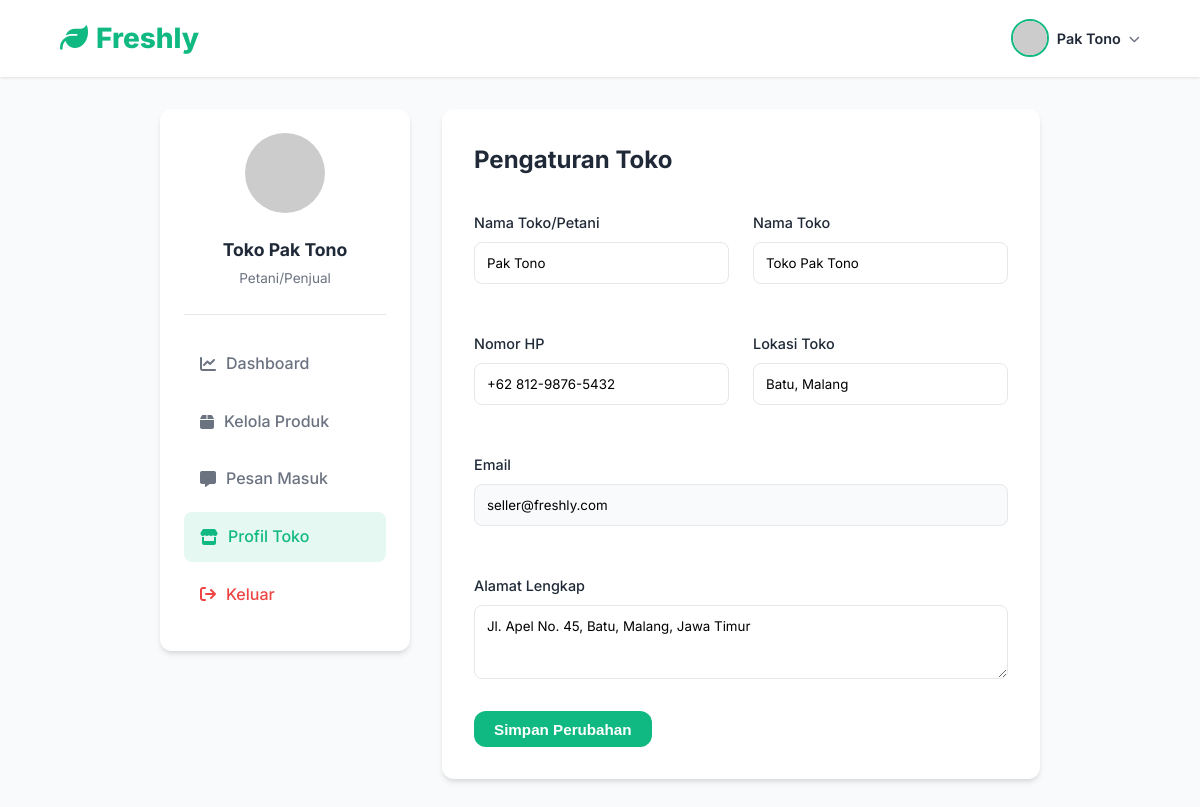
Screenshot of /seller/profile.php (signed in) with the database file from the repository.
### tables this page shows
CREATE TABLE IF NOT EXISTS users (
    id INT AUTO_INCREMENT PRIMARY KEY,
    name VARCHAR(100) NOT NULL,
    email VARCHAR(150) NOT NULL UNIQUE,
    password_hash VARCHAR(255) NOT NULL,
    phone VARCHAR(30) DEFAULT NULL,
    address TEXT DEFAULT NULL,
    role ENUM('buyer', 'seller', 'admin') NOT NULL DEFAULT 'buyer',
    seller_status ENUM('pending', 'approved', 'rejected') DEFAULT NULL,
    avatar_url VARCHAR(500) DEFAULT NULL,
    store_name VARCHAR(150) DEFAULT NULL,
    store_location VARCHAR(200) DEFAULT NULL,
    created_at DATETIME NOT NULL DEFAULT CURRENT_TIMESTAMP,
    updated_at DATETIME NOT NULL DEFAULT CURRENT_TIMESTAMP ON UPDATE CURRENT_TIMESTAMP
);

### includes/helpers.php (called while the page is built, shortened)
<?php
function isLoggedIn(): bool {
    return isset($_SESSION['user_id']);
}
function getCurrentUser(): ?array {
    static $user = null;
    if ($user === null) {
        $db = getDB();
        $stmt = $db->prepare("SELECT * FROM users WHERE id = ?");
        $stmt->execute([$_SESSION['user_id']]);
        $user = $stmt->fetch();
    }
    return $user;
}
function sanitize(string $input): string {
    return htmlspecialchars(trim($input), ENT_QUOTES, 'UTF-8');
}
function getAvatarUrl(?string $name): string {
    $name = $name ?? 'User';
    return 'https://ui-avatars.com/api/?name=' . urlencode($name) . '&background=10b981&color=fff';
}

### seller/profile.php (the view, shortened to what this page needs)
<?php
require_once __DIR__ . '/../includes/helpers.php';
$currentUser = getCurrentUser();
?>
<!DOCTYPE html>
<html lang="id">
<head>
    <link rel="stylesheet" href="https://cdnjs.cloudflare.com/ajax/libs/font-awesome/6.4.0/css/all.min.css">
    <link rel="stylesheet" href="../assets/css/style.css">
</head>
<body>
    <?php $navbarType = 'simple'; include __DIR__ . '/../includes/navbar.php'; ?>
    <div class="profile-container">
        <div class="profile-sidebar">
            <div style="text-align:center;padding-bottom:1.5rem;border-bottom:1px solid var(--border-color);">
                <img src="<?= getAvatarUrl($currentUser['name']) ?>" style="width:80px;border-radius:50%;margin-bottom:1rem;">
                <h3 style="font-size:1.1rem;"><?= sanitize($currentUser['store_name']??$currentUser['name']) ?></h3>
                <span style="font-size:0.85rem;color:var(--text-muted);">Petani/Penjual</span>
            </div>
            <ul class="sidebar-menu">
                <li><a href="dashboard.php"><i class="fa-solid fa-chart-line"></i> Dashboard</a></li>
                <li><a href="products.php"><i class="fa-solid fa-box"></i> Kelola Produk</a></li>
                <li><a href="chat.php"><i class="fa-solid fa-message"></i> Pesan Masuk</a></li>
                <li><a href="profile.php" class="active"><i class="fa-solid fa-store"></i> Profil Toko</a></li>
                <li><a href="<?= BASE_URL ?>/includes/logout.php" style="color:#ef4444;"><i class="fa-solid fa-arrow-right-from-bracket"></i> Keluar</a></li>
            </ul>
        </div>
        <div class="profile-content">
            <h2 style="margin-bottom:2rem;">Pengaturan Toko</h2>
            <form method="POST">
                <div style="display:grid;grid-template-columns:1fr 1fr;gap:1.5rem;">
                    <div class="form-group"><label>Nama Toko/Petani</label><input type="text" name="name" class="form-control" value="<?= sanitize($currentUser['name']) ?>"></div>
                    <div class="form-group"><label>Nama Toko</label><input type="text" name="store_name" class="form-control" value="<?= sanitize($currentUser['store_name']??'') ?>"></div>
                    <div class="form-group"><label>Nomor HP</label><input type="text" name="phone" class="form-control" value="<?= sanitize($currentUser['phone']??'') ?>"></div>
                    <div class="form-group"><label>Lokasi Toko</label><input type="text" name="store_location" class="form-control" value="<?= sanitize($currentUser['store_location']??'') ?>"></div>
                    <div class="form-group" style="grid-column:span 2;"><label>Email</label><input type="email" class="form-control" value="<?= sanitize($currentUser['email']) ?>" readonly style="background:var(--bg-color);"></div>
                    <div class="form-group" style="grid-column:span 2;"><label>Alamat Lengkap</label><textarea name="address" class="form-control" rows="3"><?= sanitize($currentUser['address']??'') ?></textarea></div>
                </div>
                <button type="submit" class="btn btn-primary">Simpan Perubahan</button>
            </form>
        </div>
    </div>
</body>
</html>

### includes/navbar.php (shortened to what this page needs)
<?php
$currentUser = getCurrentUser();
$isLogged = isLoggedIn();
?>
<nav class="navbar">
    <a href="<?= BASE_URL ?>/index.php" class="nav-brand">
        <i class="fa-solid fa-leaf"></i> Freshly
    </a>
    <div class="nav-actions">
        <?php if ($isLogged): ?>
            <div class="user-profile-dropdown" style="position:relative;">
                <div style="display:flex; align-items:center; gap:8px; cursor:pointer;" onclick="this.parentElement.querySelector('.dropdown-menu').classList.toggle('show')">
                    <img src="<?= getAvatarUrl($currentUser['name'] ?? 'User') ?>" style="width:38px; height:38px; border-radius:50%; border: 2px solid var(--primary-color);" alt="Profile">
                    <span style="font-weight:600; font-size:0.9rem; max-width:120px; overflow:hidden; text-overflow:ellipsis; white-space:nowrap;"><?= sanitize($currentUser['name'] ?? '') ?></span>
                    <i class="fa-solid fa-chevron-down" style="font-size:0.7rem; color:var(--text-muted);"></i>
                </div>
            </div>
        <?php else: ?>
            <button class="btn btn-outline" onclick="window.location.href='<?= BASE_URL ?>/login.php'">Masuk</button>
            <button class="btn btn-primary" onclick="window.location.href='<?= BASE_URL ?>/register.php'">Daftar</button>
        <?php endif; ?>
    </div>
</nav>

### assets/css/style.css (style rules this page uses)
:root { --primary-color: #10b981; --primary-dark: #059669; --secondary-color: #f59e0b; --bg-color: #f9fafb; --text-main: #1f2937; --text-muted: #6b7280; --white: #ffffff; --border-color: #e5e7eb; --radius: 12px; --shadow: 0 4px 6px -1px rgba(0, 0, 0, 0.1), 0 2px 4px -1px rgba(0, 0, 0, 0.06); --shadow-hover: 0 10px 15px -3px rgba(0, 0, 0, 0.1), 0 4px 6px -2px rgba(0, 0, 0, 0.05); --transition: all 0.3s ease; }
* { margin: 0; padding: 0; box-sizing: border-box; }
body { font-family: 'Inter', sans-serif; background-color: var(--bg-color); color: var(--text-main); line-height: 1.6; }
a { text-decoration: none; color: inherit; }
.navbar { position: sticky; top: 0; z-index: 100; background-color: rgba(255, 255, 255, 0.9); backdrop-filter: blur(10px); box-shadow: 0 1px 3px 0 rgba(0, 0, 0, 0.1); padding: 1rem 5%; display: flex; align-items: center; justify-content: space-between; gap: 2rem; }
.nav-brand { font-size: 1.75rem; font-weight: 800; color: var(--primary-color); display: flex; align-items: center; gap: 0.5rem; }
.nav-actions { display: flex; align-items: center; gap: 1.5rem; }
.btn { padding: 0.6rem 1.25rem; border-radius: var(--radius); font-weight: 600; font-size: 0.95rem; cursor: pointer; transition: var(--transition); border: none; }
.btn-primary { background-color: var(--primary-color); color: white; }

### seller/profile.php (style rules this page uses)
.profile-container { max-width:1000px; margin:2rem auto; padding:0 5%; display:flex; gap:2rem; }
.profile-sidebar { width:250px; background:var(--white); border-radius:var(--radius); box-shadow:var(--shadow); padding:1.5rem; height:fit-content; }
.profile-content { flex:1; background:var(--white); border-radius:var(--radius); box-shadow:var(--shadow); padding:2rem; }
.sidebar-menu { list-style:none; margin-top:1.5rem; }
.sidebar-menu li { margin-bottom:0.5rem; }
.sidebar-menu a { display:flex; align-items:center; gap:10px; padding:0.75rem 1rem; color:var(--text-muted); border-radius:8px; font-weight:500; text-decoration:none; }
.sidebar-menu a.active { background:rgba(16,185,129,0.1); color:var(--primary-color); }
.form-group { margin-bottom:1.5rem; }
.form-group label { display:block; margin-bottom:0.5rem; font-weight:500; font-size:0.9rem; }
.form-control { width:100%; padding:0.75rem; border:1px solid var(--border-color); border-radius:8px; font-family:inherit; box-sizing:border-box; outline:none; }

### rows the page displays
users: name "Pak Tono", store_name "Toko Pak Tono", phone "+62 812-9876-5432", store_location "Batu, Malang", email "seller@freshly.com", address "Jl. Apel No. 45, Batu, Malang, Jawa Timur"
